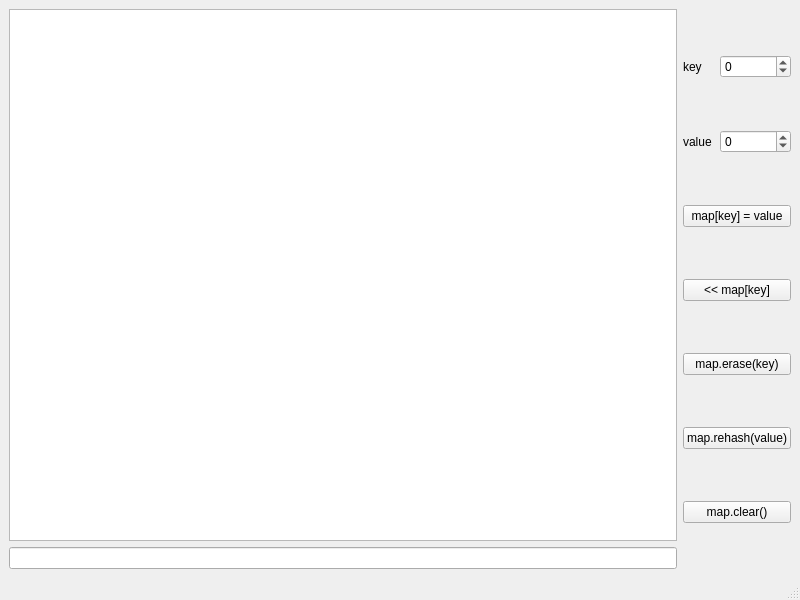
<?xml version="1.0" encoding="UTF-8"?>
<ui version="4.0">
 <class>MainWindow</class>
 <widget class="QMainWindow" name="MainWindow">
  <property name="geometry">
   <rect>
    <x>0</x>
    <y>0</y>
    <width>800</width>
    <height>600</height>
   </rect>
  </property>
  <property name="windowTitle">
   <string>MainWindow</string>
  </property>
  <widget class="QWidget" name="centralwidget">
   <layout class="QGridLayout" name="gridLayout_2">
    <item row="0" column="0">
     <widget class="QTableWidget" name="table"/>
    </item>
    <item row="0" column="1" rowspan="2">
     <layout class="QGridLayout" name="gridLayout">
      <item row="2" column="0" colspan="2">
       <widget class="QPushButton" name="set">
        <property name="text">
         <string>map[key] = value</string>
        </property>
       </widget>
      </item>
      <item row="4" column="0" colspan="2">
       <widget class="QPushButton" name="erase">
        <property name="text">
         <string>map.erase(key)</string>
        </property>
       </widget>
      </item>
      <item row="0" column="1">
       <widget class="QSpinBox" name="key">
        <property name="minimum">
         <number>-1000000000</number>
        </property>
        <property name="maximum">
         <number>1000000000</number>
        </property>
       </widget>
      </item>
      <item row="3" column="0" colspan="2">
       <widget class="QPushButton" name="get">
        <property name="text">
         <string>&lt;&lt; map[key]</string>
        </property>
       </widget>
      </item>
      <item row="1" column="0">
       <widget class="QLabel" name="label_2">
        <property name="text">
         <string>value</string>
        </property>
       </widget>
      </item>
      <item row="1" column="1">
       <widget class="QSpinBox" name="value">
        <property name="minimum">
         <number>-1000000000</number>
        </property>
        <property name="maximum">
         <number>1000000000</number>
        </property>
       </widget>
      </item>
      <item row="5" column="0" colspan="2">
       <widget class="QPushButton" name="rehash">
        <property name="text">
         <string>map.rehash(value)</string>
        </property>
       </widget>
      </item>
      <item row="6" column="0" colspan="2">
       <widget class="QPushButton" name="clear">
        <property name="text">
         <string>map.clear()</string>
        </property>
       </widget>
      </item>
      <item row="0" column="0">
       <widget class="QLabel" name="label">
        <property name="text">
         <string>key</string>
        </property>
       </widget>
      </item>
     </layout>
    </item>
    <item row="1" column="0">
     <widget class="QLineEdit" name="line"/>
    </item>
   </layout>
  </widget>
  <widget class="QMenuBar" name="menubar">
   <property name="geometry">
    <rect>
     <x>0</x>
     <y>0</y>
     <width>800</width>
     <height>26</height>
    </rect>
   </property>
  </widget>
  <widget class="QStatusBar" name="statusbar"/>
 </widget>
 <resources/>
 <connections/>
</ui>
